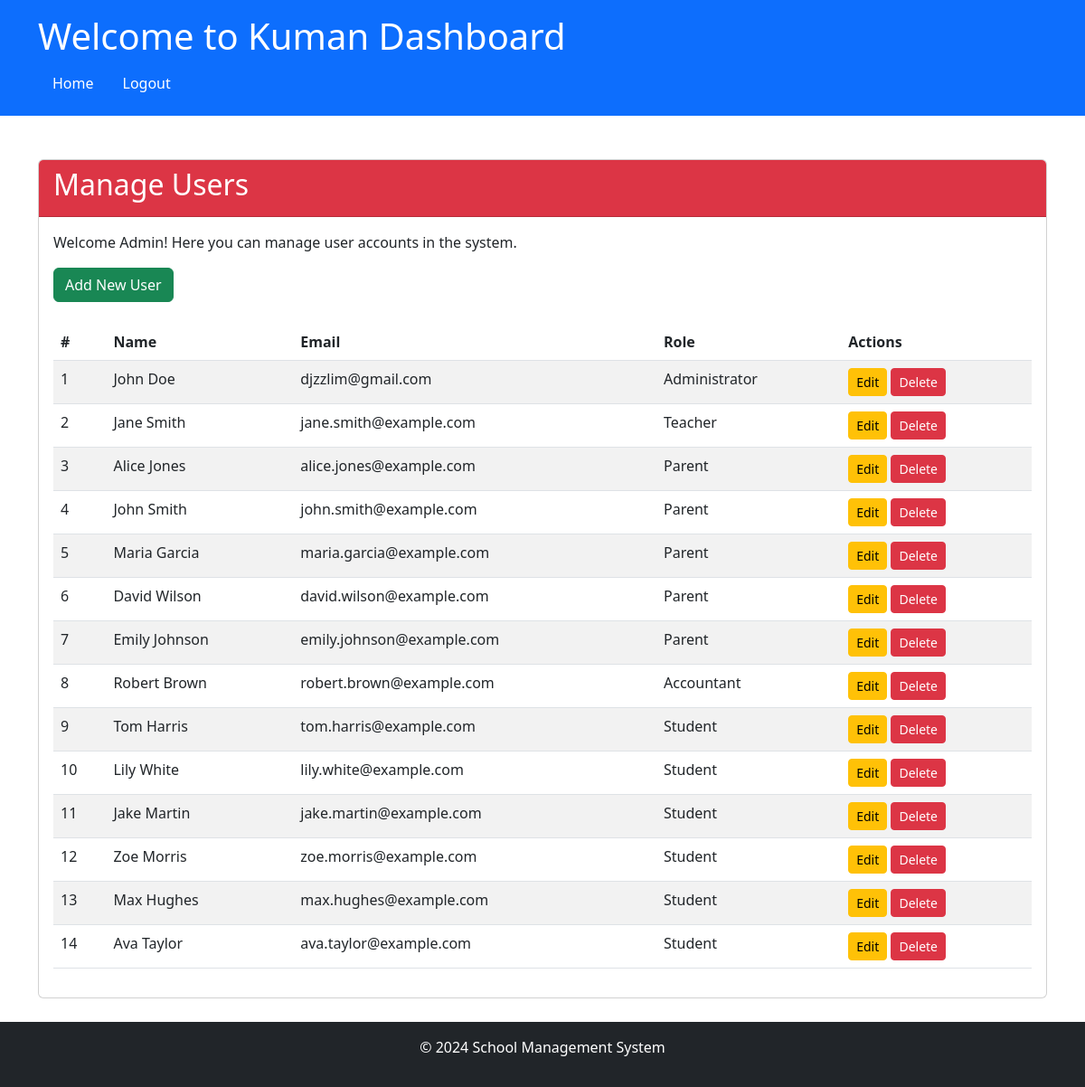
Before: /admin/manage_users (signed in) with the older database file.
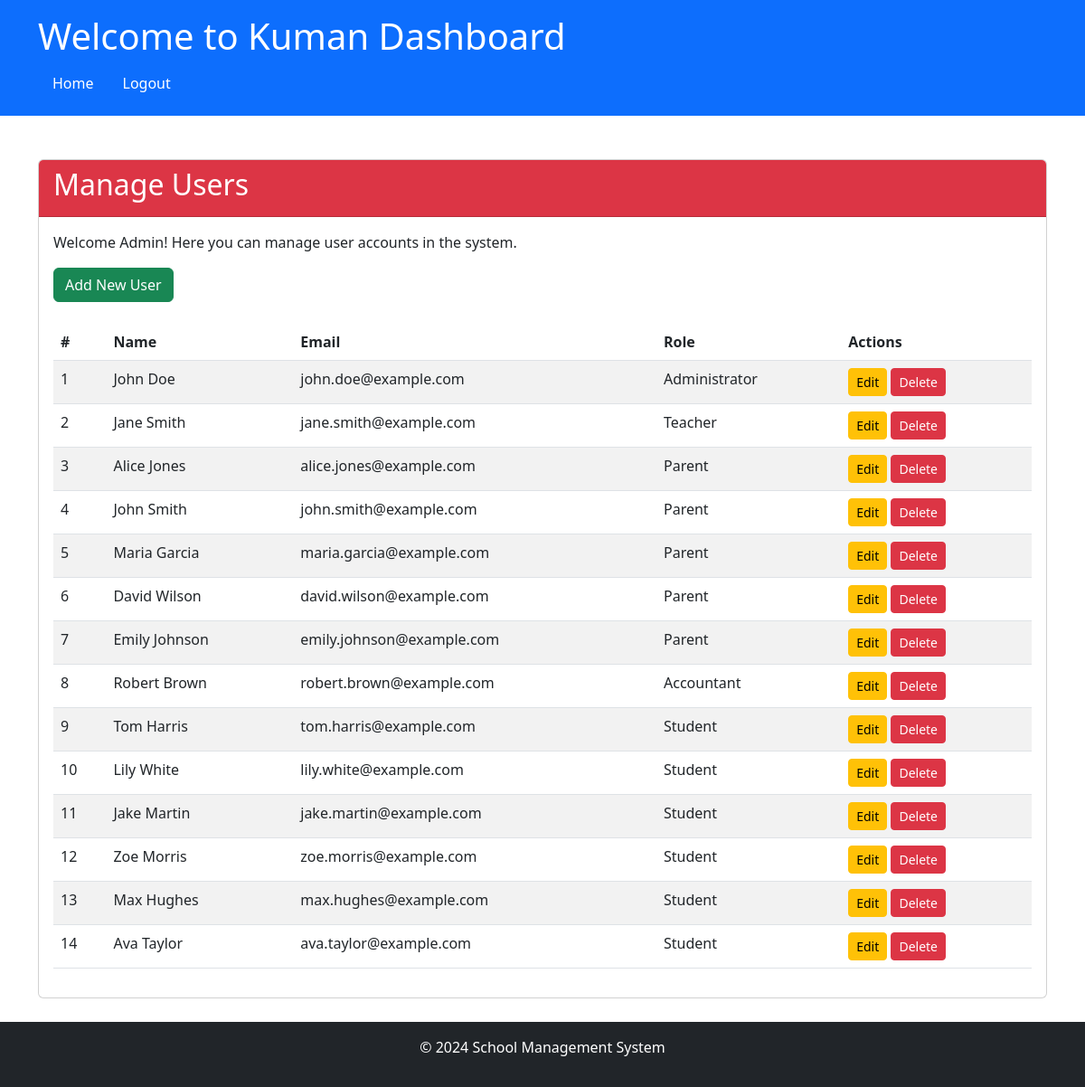
After: the same page with the newer database file.
### app/models/models.py (models this page shows)
class User(UserMixin, db.Model):
    __tablename__ = 'User'
    id = db.Column('Id', db.String, primary_key=True, default=lambda: str(uuid.uuid4()))
    password = db.Column('Password', db.String, nullable=True)
    role_id = db.Column('RoleId', db.String, ForeignKey('Role.Id', ondelete='SET NULL'))
    email = db.Column('Email', db.String, nullable=False)
    first_name = db.Column('FirstName', db.String, nullable=False)
    last_name = db.Column('LastName', db.String, nullable=False)
    date_of_birth = db.Column('DateOfBirth', db.Date, nullable=False)
    telegram_id = db.Column('TelegramId', db.String, nullable=True)
    role = relationship('Role', back_populates='users')
    parent_students = relationship('ParentStudentRelation', foreign_keys='[ParentStudentRelation.parent_id]', back_populates='parent', cascade="all, delete-orphan")
    student_parents = relationship('ParentStudentRelation', foreign_keys='[ParentStudentRelation.student_id]', back_populates='student', cascade="all, delete-orphan")
    class_assignments_as_teacher = relationship('ClassAssignment', foreign_keys='ClassAssignment.teacher_id', back_populates='teacher')
    class_assignments_as_student = relationship('ClassAssignment', foreign_keys='ClassAssignment.student_id', back_populates='student')

class Role(db.Model):
    __tablename__ = 'Role'
    id = db.Column('Id', db.String, primary_key=True, default=lambda: str(uuid.uuid4()))
    role_name = db.Column('RoleName', db.String, nullable=False)
    users = relationship('User', back_populates='role')

### app/routes/admin_routes.py (the view)
@admin.route('/manage_users')
@login_required
@role_required('1')
def manage_users():
    users = User.query.all()  # Retrieve all users from the User table
    return render_template('admin/manage_users.html', users=users, app_name=app_name())

### app/__init__.py (called while the page is built)
@login_manager.user_loader
def load_user(user_id):
    from .models.models import User
    return User.query.get(user_id)

### app/routes/routes.py (called while the page is built)
def app_name():
    app_name = "School Management System"
    with current_app.app_context():
        setting = Settings.query.filter_by(setting_key='school_name').first()
        if setting and setting.setting_value:
            app_name = setting.setting_value
    return app_name

def role_required(*roles):
    def decorator(f):
        @wraps(f)
        def decorated_function(*args, **kwargs):
            if not current_user.is_authenticated or current_user.role_id not in roles:
                abort(403)  # Forbidden access if role does not match
            return f(*args, **kwargs)
        return decorated_function
    return decorator

### app/templates/admin/manage_users.html
{% extends "share/dashboard.html" %} {% block title %}Manage Users{% endblock %}
{% block card_header %}bg-danger{% endblock %} {% block card_title %}Manage
Users{% endblock %} {% block card_content %}
<p>Welcome Admin! Here you can manage user accounts in the system.</p>
<div class="mb-4">
	<a href="{{ url_for('admin.add_user') }}" class="btn btn-success"
		>Add New User</a
	>
</div>
<div class="table-responsive">
	<table class="table table-striped">
		<thead>
			<tr>
				<th>#</th>
				<th>Name</th>
				<th>Email</th>
				<th>Role</th>
				<th>Actions</th>
			</tr>
		</thead>
		<tbody>
			{% for user in users %}
			<tr>
				<td>{{ loop.index }}</td>
				<td>{{ user.first_name }} {{ user.last_name }}</td>
				<td>{{ user.email }}</td>
				<td>{{ user.role.role_name }}</td>
				<td>
					<a
						href="{{ url_for('admin.edit_user', user_id=user.id) }}"
						class="btn btn-warning btn-sm"
						>Edit</a
					>
					<form
						action="{{ url_for('admin.delete_user', user_id=user.id) }}"
						method="post"
						class="d-inline"
						onsubmit="return confirm('Are you sure you want to delete this user?');"
					>
						<button type="submit" class="btn btn-danger btn-sm">Delete</button>
					</form>
				</td>
			</tr>
			{% endfor %}
		</tbody>
	</table>
</div>
{% endblock %}

Changed rows visible on the page:
changed User "Doe": email "djzzlim@gmail.com" → "john.doe@example.com"
